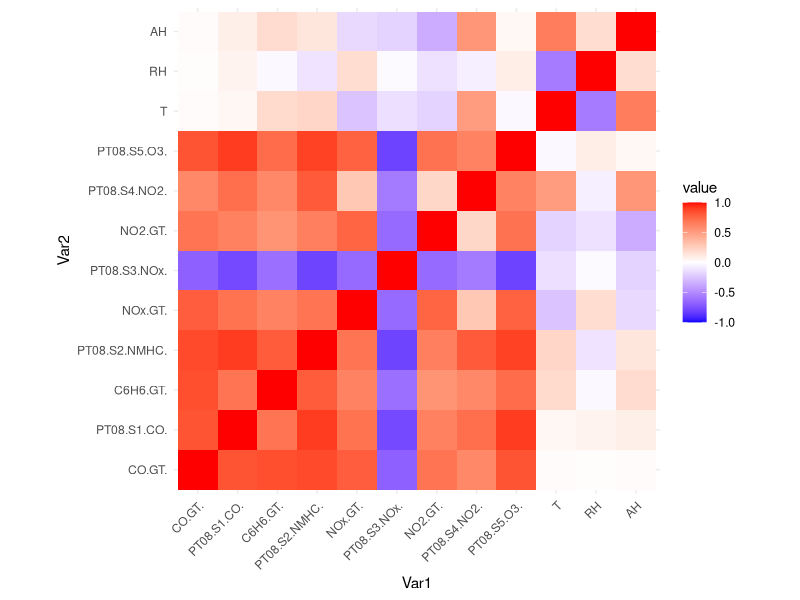
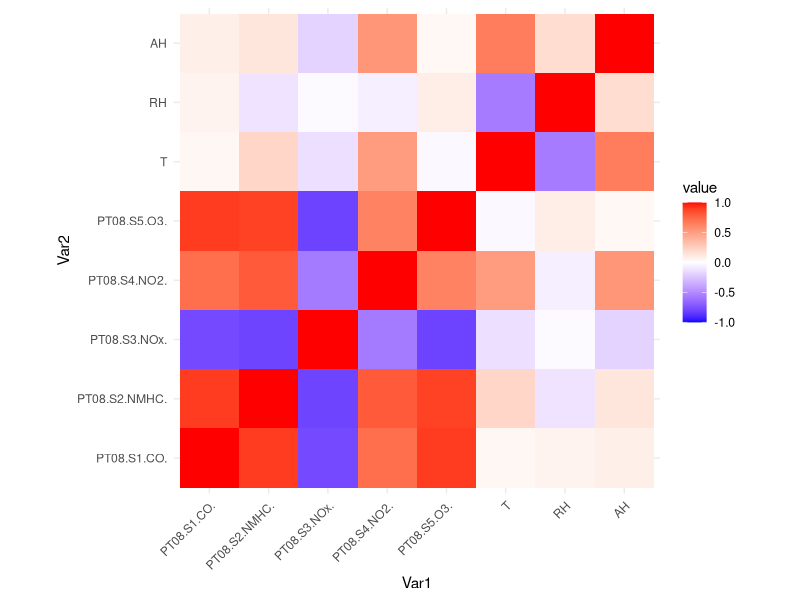

Here is the R script that generated these plots, in order:
setwd("C:/Users/DucDo/OneDrive-UniversityofManitoba/Documents/University_documents/UofM/WInter2025/DATA2010/Air-Quality-Analysis-Project")

df = read.csv("final_cleaned_data.csv")
head(df)

sum(df == -200)
colSums(df == -200)

typeof(df$Date)
typeof(df$Time)
typeof(df)

# df2 <- read.csv("formated_data.csv")
# head(df2)

# 1. Calculate correlation matrix (excluding columns 1 & 2)
cor_matrix <- cor(as.matrix(df[-c(1, 2)]))

# 3. Better alternative using ggplot2
library(ggplot2)
library(reshape2) # For melt() function

correlation_heatmap = function(cor_matrix) {
  # Convert correlation matrix to long format
  melted_cor <- melt(cor_matrix)
  
  # Create heatmap
  ggplot(melted_cor, aes(Var1, Var2, fill = value)) +
    geom_tile() +
    scale_fill_gradient2(low = "blue", high = "red", mid = "white", 
                         midpoint = 0, limit = c(-1,1)) +
    theme_minimal() +
    theme(axis.text.x = element_text(angle = 45, vjust = 1, hjust = 1)) +
    coord_fixed()
}

correlation_heatmap(cor_matrix = cor_matrix)

library(tidyverse)

# Define predictors (exclude Date, Time, and targets)
predictors <- df %>% select(-c(Date, Time, CO.GT., C6H6.GT., NOx.GT., NO2.GT.))

# Define multiple target variables (CO, NOx, Benzene)
targets <- df %>% select(CO.GT., C6H6.GT., NOx.GT., NO2.GT.)

# Normalize data (optional but recommended)

normalize <- function(x) { 
  (x - min(x)) / (max(x) - min(x)) 
}

predictors <- as.data.frame(lapply(predictors, normalize))
# targets <- as.data.frame(lapply(targets, normalize))

# Convert to matrices for Keras
X <- as.matrix(predictors)
# Y <- as.matrix(targets)

correlation_heatmap(cor(X))

# we can see that T, RH and AH are not very correlated to sensor data and pollutant concentration, so we should exclude them.

predictors <- predictors %>% select(-c("T", "RH", "AH"))
################################## KNN

library(FNN)

# Split into training and testing sets
set.seed(2025)
trainIndex <- sample(1:nrow(df), size = 0.8 * nrow(df))
train_x <- predictors[trainIndex, ]
train_y <- targets[trainIndex, ]
test_x <- predictors[-trainIndex, ]
test_y <- targets[-trainIndex, ]

knn_result <- function(target) {
  # Train kNN regression model
  knn_fit <- knn.reg(train = train_x,
                        test = test_x,
                        y = train_y[[target]],
                        k = 5)  # k = 5 nearest neighbors
  
  # Predictions
  predictions <- knn_fit$pred
  
  # Evaluate model performance for multiple targets
  mse <- mean((predictions - test_y[[target]])^2)  # Compute MSE for each target
  # return (mse)
  
  rmse <- sqrt(mse)
  
  # return (rmse)
  
  # Normalize MSE by the mean of the actual values
  target_mean <- mean(test_y[[target]])
  mse_normalized <- rmse / target_mean
  
  return(mse_normalized)  # Return the normalized MSE for this target
}


# CO.GT.     C6H6.GT.      NOx.GT.      NO2.GT. 
# 3.430058e-01 1.009973e+02 9.607039e+04 1.366777e+04 

### Well that is bad. Hold on the code is fucked.

# Example usage for one target variable:
rmse_CO <- knn_result("CO.GT.") # 0.3430058        # 0.5778774   # 0.2807137
rmse_C6H6 <- knn_result("C6H6.GT.") # 15.61902     # 3.601207    # 0.3714302
rmse_NOx <- knn_result("NOx.GT.") # 5837.382       # 75.71713    # 0.3230885
rmse_NO2 <- knn_result("NO2.GT.") # 453.9531       # 21.05513    # 0.1953094

# Display MSE for each target
rmse_CO
rmse_C6H6
rmse_NOx
rmse_NO2

### NO2 is the best, C6H6 is the worst.

############################ use caret library

# library(caret)
# 
train = cbind(train_x, train_y)
# 
# # List of target variables
# # target_names <- c("CO.GT.", "C6H6.GT.", "NOx.GT.", "NO2.GT.")
# 
# #######################################################
# 
# # Train KNN model using caret
# 
# knn_fit <- train(NO2.GT. ~ PT08.S1.CO. + PT08.S2.NMHC. + PT08.S3.NOx. + PT08.S4.NO2. + PT08.S5.O3., 
#                  data = train, 
#                  method = "knn",
#                  tuneGrid = expand.grid(k = 5),  # Specify number of neighbors
#                  trControl = trainControl(method = "cv", number = 10))  # Cross-validation
# 
# # Predictions
# predictions_caret <- predict(knn_fit, newdata = test_x)
# 
# # Evaluate performance
# mse_caret <- mean((predictions_caret - test_y$CO.GT.)^2)
# mse_caret


# 0.3503605 84.74771 91115.17 13220.71

#### this is useless

######################################################## Random forest

library(randomForest)

# test <- cbind(test_x, test_y)

rf_result <- function(target) {
  rf_model <- randomForest(as.formula(paste(target, "~ PT08.S1.CO. + PT08.S2.NMHC. + PT08.S3.NOx. + PT08.S4.NO2. + PT08.S5.O3.")),  
                           data = train)
                           #importance = TRUE)  
  
  predictions <- predict(rf_model, test_x)
  
  # Evaluate model performance for multiple targets
  mse <- mean((predictions - test_y[[target]])^2)  # Compute MSE for each target
  # return (mse)
  
  rmse <- sqrt(mse)
  
  # return (rmse)
  
  # Normalize MSE by the mean of the actual values
  target_mean <- mean(test_y[[target]])
  mse_normalized <- rmse / target_mean
  
  return (list(rmse, mse_normalized))  # Return the normalized MSE for this target
}

# Example usage for one target variable:
rf_rmse_CO <- rf_result("CO.GT.")        # 0.5778774   # 0.2807137
rf_rmse_C6H6 <- rf_result("C6H6.GT.")    # 3.601207    # 0.3714302
rf_rmse_NOx <- rf_result("NOx.GT.")      # 75.71713    # 0.3230885
rf_rmse_NO2 <- rf_result("NO2.GT.")      # 21.05513    # 0.1953094

# Display MSE for each target
rf_rmse_CO       # 0.4806054 0.2334622
rf_rmse_C6H6     # 2.900826  0.2991926
rf_rmse_NOx      # 67.9865   0.2901015
rf_rmse_NO2      # 20.07209  0.1861906

### random forest is better than KNN


################################################ K means Clustering
